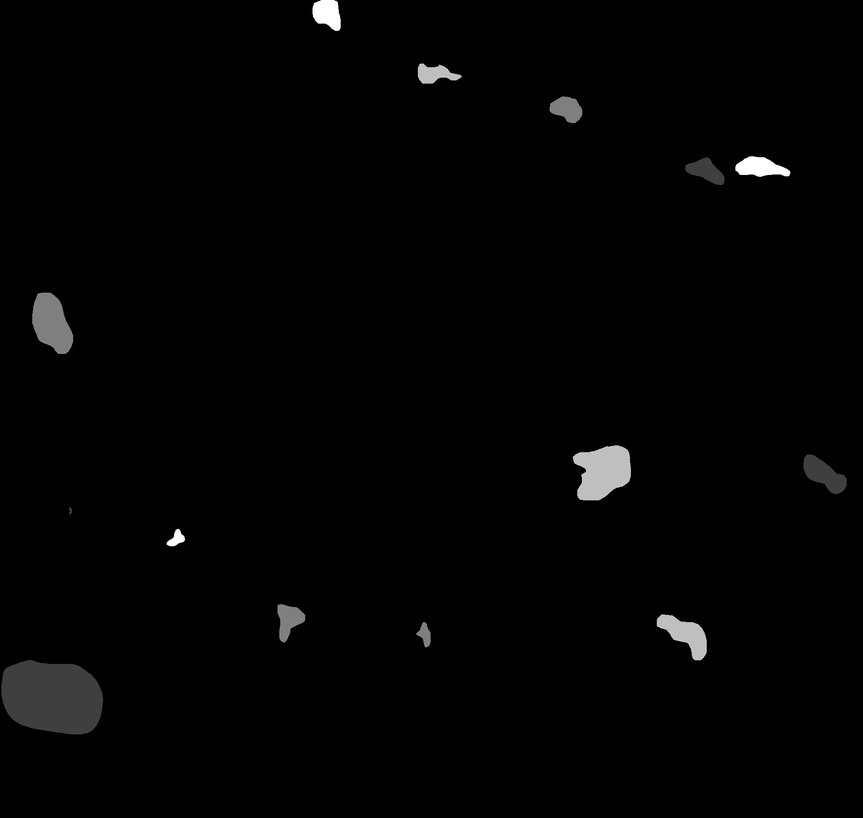
#> input picture expt3/img/groundtruth.tif, 863 x 818 px, shrunk from 1900 x 1800 before the run
$ python test.py
#> lines starting #> are read from the running program, lines starting #| are printed output that depends on the picture
#> (the call stopped at in main, `img = envi.open(img_path)`: spectral is not available in this run)
#> further down, gt is the input picture: shape (818, 863); min 0, max 255, mean 2.9
### expt3/classification.py
"""
@Author: yann
@Date: 2023/12/8
@Mail: yannqu@qq.com
"""
import numpy as np
import spectral as spy
import spectral.io.envi as envi
import matplotlib.pyplot as plt
from typing import Tuple # Before Python 3.9

img_path = "./img/tm7envi.hdr"
gt_path = "./img/groundtruth.tif"


"""
Generate train set and test set in ratio 7:3.
"""
def generate_dataset(gt) -> Tuple[np.ndarray, np.ndarray]:
    (CLASS_1, CLASS_2, CLASS_3, CLASS_4) = 63, 127, 191, 255

    class_arr = [CLASS_1, CLASS_2, CLASS_3, CLASS_4]

    train_ratio = 0.7
    gt_train = np.zeros_like(gt)
    gt_test = np.zeros_like(gt)

    for class_id in range(len(class_arr)):
        rows, cols = np.where(gt == class_arr[class_id])
        perm = np.random.permutation(len(rows))
        for i in range(len(perm)):
            if i / len(perm) <= train_ratio:
                gt_train[rows[perm[i]], cols[perm[i]]] = class_arr[class_id]
            else:
                gt_test[rows[perm[i]], cols[perm[i]]] = class_arr[class_id]
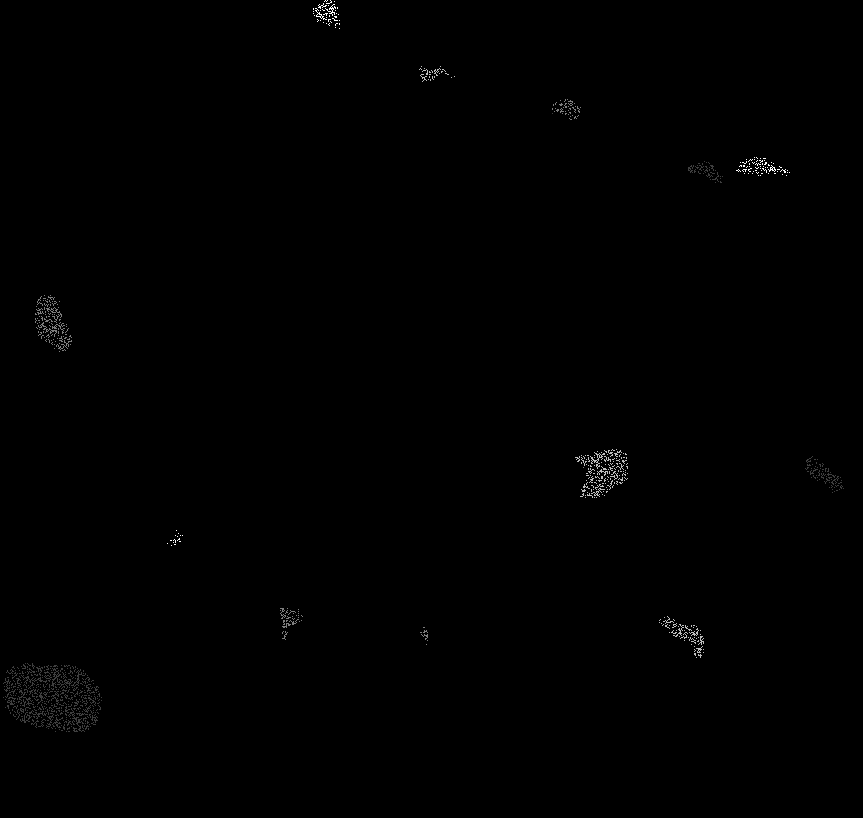
#> gt_test: shape (818, 863); min 0, max 255, mean 0.7

    rows_train, cols_train = np.where(gt_train != 0)
#> rows_train = 9114 values from 0 to 732; cols_train = 9114 values, max 844 at index 4129, min 3 at index 6174, mean 307
    print("train set size =", len(rows_train))
#| train set size = 9114
    rows_test, cols_test = np.where(gt_test != 0)
#> rows_test = 3903 values from 0 to 731; cols_test = 3903 values, max 843 at index 1716, min 3 at index 2654, mean 301.1
    print("test set size =", len(rows_test))
#| test set size = 3903
    print("total dataset size =", len(rows_train) + len(rows_test))
#| total dataset size = 13017
    return gt_train, gt_test


# [37 lines left out: function precision_evaluation, not called in this run]


"""
Unsupervised classification demo.
"""
# [8 lines left out: function unsupervised_demo, not called in this run]


"""
Supervised classification demo.
"""
# [23 lines left out: function supervised_demo, not called in this run]


"""
Main function.
"""
def main() -> None:
    img = envi.open(img_path)
    view = spy.imshow(img)
    print(view)
    plt.show()

    plt.figure()
    gt = plt.imread(gt_path)
    spy.imshow(classes=gt)
    # plt.imshow(gt)
    plt.show()

    # unsupervised_demo(img)
    supervised_demo(img, gt)

main()

### expt3/test.py
import spectral
import numpy as np
import matplotlib.pyplot as plt
from typing import Tuple # Before Python 3.9
from classification import img_path, gt_path, generate_dataset

gt = plt.imread(gt_path)
gt_train, gt_test = generate_dataset(gt)

print("test")
